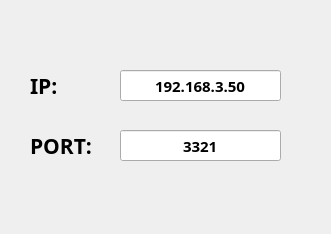
<?xml version="1.0" encoding="UTF-8"?>
<ui version="4.0">
 <class>gs_TcpParaDialog</class>
 <widget class="QDialog" name="gs_TcpParaDialog">
  <property name="geometry">
   <rect>
    <x>0</x>
    <y>0</y>
    <width>331</width>
    <height>234</height>
   </rect>
  </property>
  <property name="windowTitle">
   <string>网络参数</string>
  </property>
  <widget class="QLabel" name="label">
   <property name="geometry">
    <rect>
     <x>30</x>
     <y>70</y>
     <width>41</width>
     <height>31</height>
    </rect>
   </property>
   <property name="font">
    <font>
     <family>等线</family>
     <pointsize>16</pointsize>
     <weight>75</weight>
     <bold>true</bold>
    </font>
   </property>
   <property name="text">
    <string>IP:</string>
   </property>
  </widget>
  <widget class="QLineEdit" name="m_lineED_IP">
   <property name="geometry">
    <rect>
     <x>120</x>
     <y>70</y>
     <width>161</width>
     <height>31</height>
    </rect>
   </property>
   <property name="font">
    <font>
     <family>等线</family>
     <pointsize>11</pointsize>
     <weight>75</weight>
     <bold>true</bold>
    </font>
   </property>
   <property name="text">
    <string>192.168.3.50</string>
   </property>
   <property name="alignment">
    <set>Qt::AlignCenter</set>
   </property>
   <property name="readOnly">
    <bool>true</bool>
   </property>
  </widget>
  <widget class="QLineEdit" name="m_lineED_Port">
   <property name="geometry">
    <rect>
     <x>120</x>
     <y>130</y>
     <width>161</width>
     <height>31</height>
    </rect>
   </property>
   <property name="font">
    <font>
     <family>等线</family>
     <pointsize>11</pointsize>
     <weight>75</weight>
     <bold>true</bold>
    </font>
   </property>
   <property name="text">
    <string>3321</string>
   </property>
   <property name="cursorPosition">
    <number>4</number>
   </property>
   <property name="alignment">
    <set>Qt::AlignCenter</set>
   </property>
   <property name="readOnly">
    <bool>true</bool>
   </property>
  </widget>
  <widget class="QLabel" name="label_2">
   <property name="geometry">
    <rect>
     <x>30</x>
     <y>130</y>
     <width>61</width>
     <height>31</height>
    </rect>
   </property>
   <property name="font">
    <font>
     <family>等线</family>
     <pointsize>16</pointsize>
     <weight>75</weight>
     <bold>true</bold>
    </font>
   </property>
   <property name="text">
    <string>PORT:</string>
   </property>
  </widget>
 </widget>
 <resources/>
 <connections/>
</ui>
